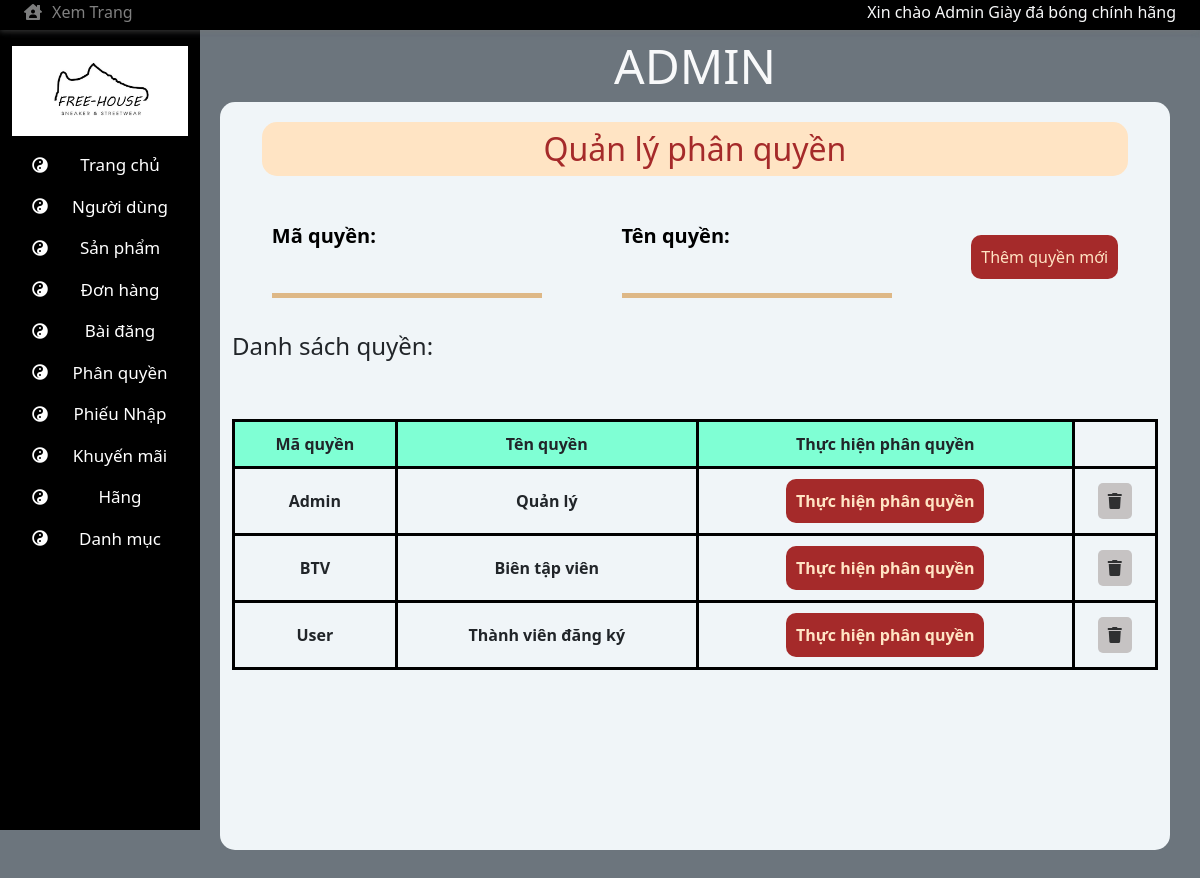
The app's page /admin/index.php?id=pq with its own data.
### tables this page shows
CREATE TABLE `quyen` (
  `MaQuyen` varchar(50) NOT NULL,
  `TenQuyen` varchar(50) NOT NULL
);

### db/DAOQuyen.php (called while the page is built, shortened)
<?php
class DAOQuyen{
    private $host = 'localhost';
    private $username = 'root';
    private $password = '';
    private $database = 'ql_cuahanggiay';
    private $conn;
    public function connect(){
        if(!$this->conn){
            $this->conn=mysqli_connect($this->host,$this->username,$this->password,$this->database);
        }
    }
    public function getList() {
        $sql = "SELECT * FROM quyen";
        $data=null;
        if($result = mysqli_query($this->conn,$sql)){
            while($row=mysqli_fetch_array($result)){
                    $data[] = $row;
            }
        }
        return $data;
    }
}
?>

### admin/template/template_content/phanquyen.php (the view, shortened to what this page needs)
<form action="" method="POST">
    <h2 id="title-pq">Quản lý phân quyền</h2>
    <div id="ADD">
        <label for="MaQuyen">
            <div>Mã quyền: </div>
            <input tydive="text" name="MaQuyen" id = "MaQuyen">
        </label>
        <label for="TenQuyen">
            <div>Tên quyền: </div>
            <input type="text" name="TenQuyen" id = "TenQuyen">
        </label>
        <input type="submit" id="add" name="add" value="Thêm quyền mới">
    </div>
    <br>
    <h4 id="dsq">Danh sách quyền: </h4>
    <table id="quyen">
        <tr>
            <th>Mã quyền</th>
            <th>Tên quyền</th>
            <th>Thực hiện phân quyền</th>
        </tr>
        <?php
            include("../db/DAOQuyen.php");
            $db = new DAOQuyen();
            $db->connect();
            $data = $db->getList();
            $i = 0;
            while ($i < count($data)){
        ?>
            <tr>
                <td><?php echo $data[$i][0]?></td>
                <td><?php echo $data[$i][1]?></td>
                <td><a href = "../admin/template/template_content/PhanQuyen/xulyPhanQuyen.php?id=<?php echo $data[$i][0]?>"><div>Thực hiện phân quyền</div></a></td>
                <td><a href = "index.php?id=pq&MaQuyen=<?php echo $data[$i][0]?>&delete=1" onclick = "return confirm(`Bạn có muốn xóa không`)"><i class="fas fa-trash"></i></a></td>
            <tr>
        <?php
                $i++;
            }
        ?>
    </table>
</form>

### admin/css/DonHang.css (style rules this page uses)
* { margin: 0px; padding: 0px; }
label { color: black; font-size: 20px; margin: 0px 30px; }

### admin/css/admin.css (style rules this page uses)
* { padding: 0; margin: 0; box-sizing: border-box; }
p,a { text-decoration:none; margin: 0 !important; padding: 0 !important; }
#main > *:nth-child(2) > * { margin-top: 10px !important; margin-bottom: 10px !important; }

### admin/css/KhuyenMai.css (style rules this page uses)
* { margin: 0px; padding: 0px; }

### admin/css/PhanQuyen.css (style rules this page uses)
* { margin: 0px; padding: 0px; }
label { margin: 10px 0px; }
#title-pq { text-align: center; background-color: bisque; color: brown; padding: 8px 0px; border-radius: 15px; margin: 10px 30px 30px 30px; }
#dsq { display: inline-block; }
#ADD { display: flex; justify-content: space-around; flex-wrap: wrap; }
#ADD label div { font-size: 20px; margin: 5px 0px; font-weight: bold; }
#ADD label input { font-size: 18px; border: none; border-bottom: 5px solid burlywood; color: brown; font-weight: 500; background: none; padding: 5px; }
#ADD #add { margin: auto 0px; padding: 10px; color: bisque; background-color: brown; border-radius: 10px; border: none; cursor: pointer; }
#quyen { margin: 50px 0px; border: 3px solid black; padding: 8px 30px; font-weight: bold; border-collapse: collapse; width: 100%; }
#quyen th { padding: 10px 5px; border: 3px solid black; text-align: center; background-color: aquamarine; }
#quyen td { padding: 10px 5px; border: 3px solid black; text-align: center; }
#quyen td a { color: bisque; }
#quyen td a div { padding: 10px; background-color: brown; display: inline-block; border-radius: 10px; }
#quyen td a > i { color: black; background-color: rgb(188, 183, 183); opacity: 0.8; border-radius: 5px; padding: 10px; }

### admin/css/DanhMuc.css (style rules this page uses)
* { margin: 0px; padding: 0px; }
label { font-weight: bold; font-size: 20px; }

### records on screen
quyen: MaQuyen "Admin", TenQuyen "Quản lý"
quyen: MaQuyen "BTV", TenQuyen "Biên tập viên"
quyen: MaQuyen "User", TenQuyen "Thành viên đăng ký"
